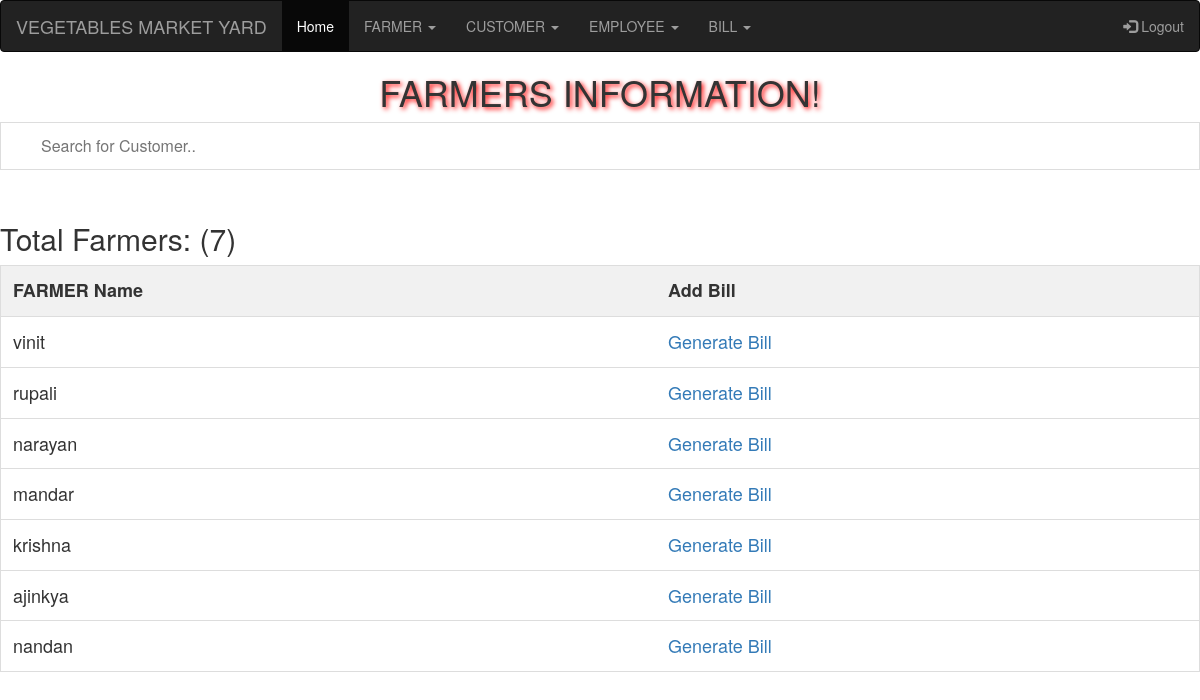
Screenshot of /showfbill.php (signed in) with the database file from the repository.
### tables this page shows
CREATE TABLE IF NOT EXISTS `farmer` (
`fno` int(15) NOT NULL,
  `fname` varchar(15) NOT NULL,
  `fadd` varchar(50) NOT NULL,
  `mno` bigint(15) NOT NULL
);

### showfbill.php (the view, shortened to what this page needs)
?><!DOCTYPE html PUBLIC "-//W3C//DTD XHTML 1.0 Transitional//EN" "http://www.w3.org/TR/xhtml1/DTD/xhtml1-transitional.dtd">
<html xmlns="http://www.w3.org/1999/xhtml">
<head>
</head>
<body>
<?php
 include("navbar.php");
?>
<h1>FARMERS INFORMATION!</h1>
<input type="text" id="myInput" onkeyup="myFunction()" placeholder="Search for Customer.." title="Type in a name">
<p><span style="color:RED; padding:5px; margin:5px"><h2>Total Farmers:
<?php
 include("includes/connect.php");
$result3 = mysqli_query($con,"select fno,fname from farmer ");
$numrows = mysqli_num_rows($result3);
echo "(" .$numrows. ")" ;
?></h2>
</span></p>
<table id="myTable">
<tr class="header">
<th>FARMER Name</th>
<th>Add Bill</th>
</tr>
<?php
include("includes/connect.php");
	$result5 = mysqli_query($con,"select fno,fname from farmer ");
while($row = mysqli_fetch_array($result5))
		{
		$fno = $row['fno'];
		  $fname = $row['fname'];
?>
<tr align="center">
    <td><?php echo $fname;?></td>
<td><a href="bill_farmer.php?del_farm=<?php echo $fno; ?>">Generate Bill</a></td>
</tr>
<?php } ?>
</table>
</body>
</html>

### showfbill.php (style rules this page uses)
* { box-sizing: border-box; }
#myInput { background-image: url('/css/searchicon.png'); background-position: 10px 10px; background-repeat: no-repeat; width: 100%; font-size: 16px; padding: 12px 20px 12px 40px; border: 1px solid #ddd; margin-bottom: 12px; }
#myTable { border-collapse: collapse; width: 100%; border: 1px solid #ddd; font-size: 18px; }
#myTable th, #myTable td { text-align: left; padding: 12px; }
#myTable tr { border-bottom: 1px solid #ddd; }
#myTable tr.header, #myTable tr:hover { background-color: #f1f1f1; }
h1 { text-shadow: 2px 2px 5px red; text-align:center; }

### rows the page displays
farmer: fname "vinit"
farmer: fname "rupali"
farmer: fname "narayan"
farmer: fname "mandar"
farmer: fname "krishna"
farmer: fname "ajinkya"
farmer: fname "nandan"

### other values shown
$numrows "7"
